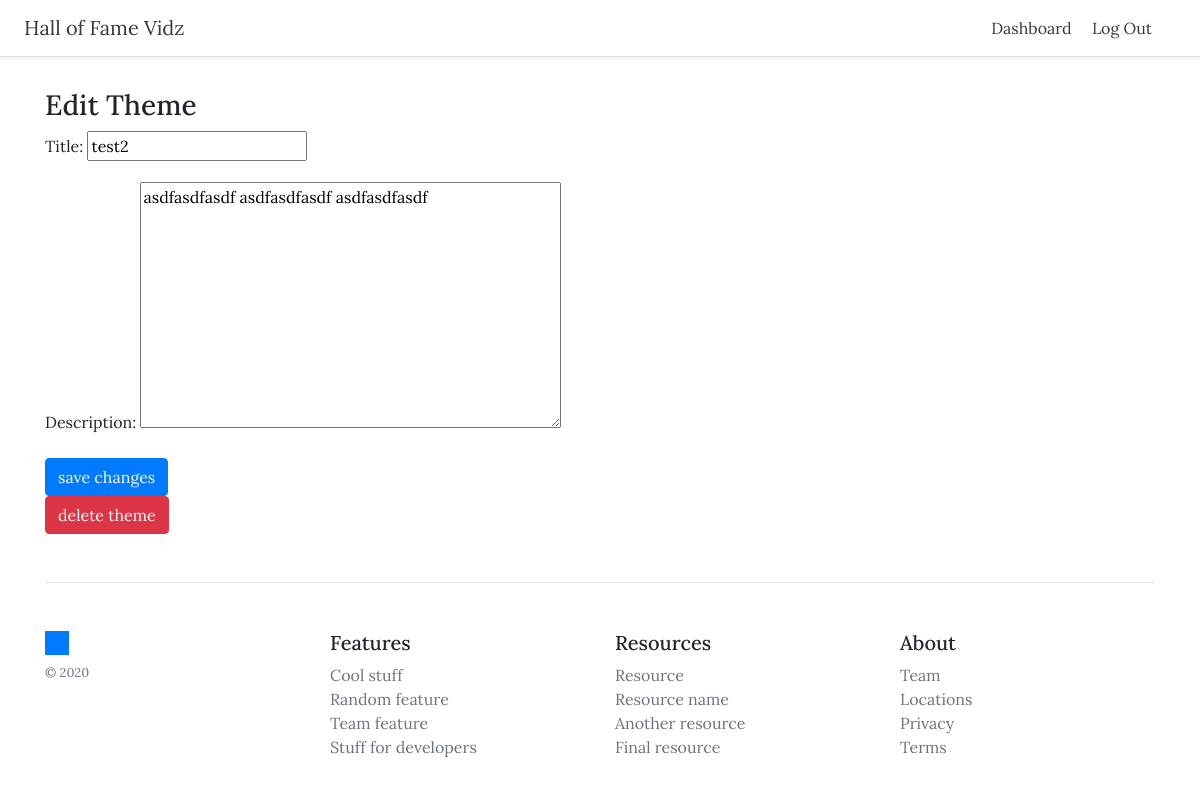
Before: /themes/2/update (signed in) with the older database file.
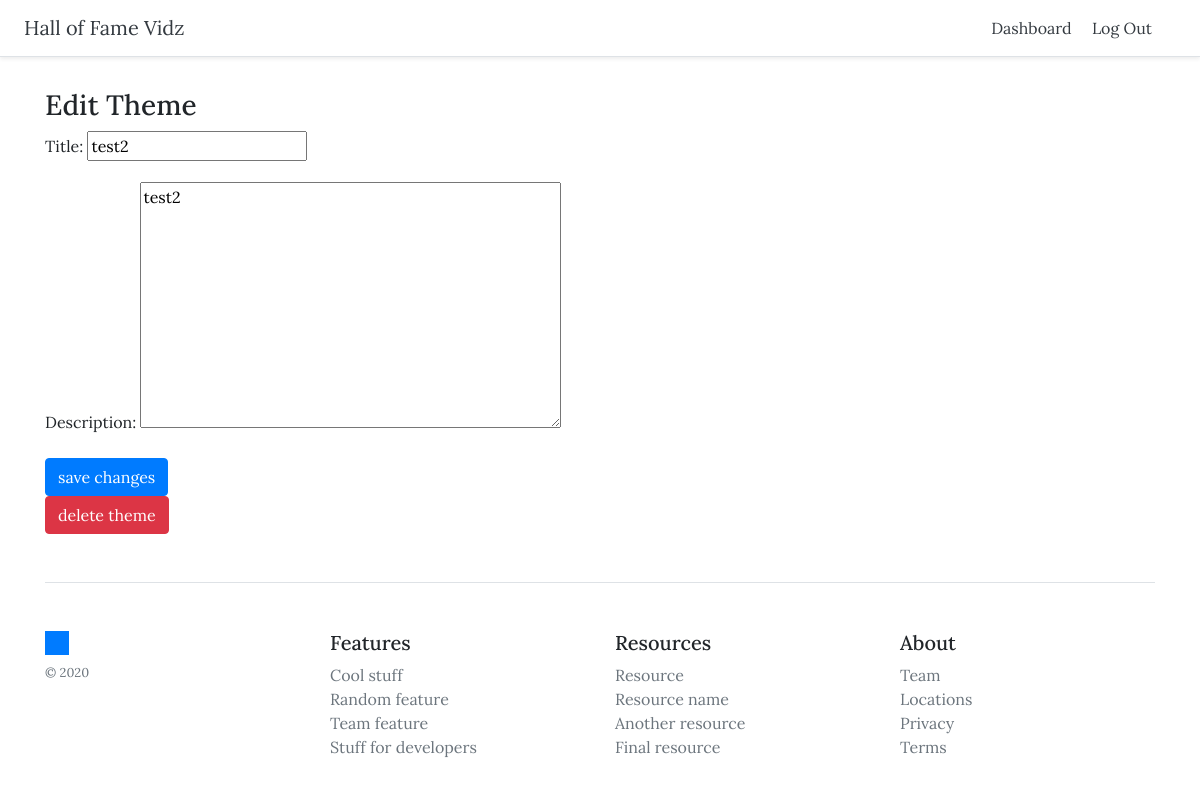
After: the same page with the newer database file.
### themes/models.py (models this page shows, shortened)
class Theme(models.Model):
    title = models.CharField(max_length=255)
    created_at = models.DateTimeField(auto_now_add=True)
    updated_at = models.DateTimeField(auto_now=True)
    description = models.TextField()
    user = models.ForeignKey(User, on_delete=models.CASCADE)

### themes/views.py (the view)
# urls.py: path('themes/<int:pk>/update', views.UpdateTheme.as_view(), name='update_theme'),
class UpdateTheme(generic.UpdateView):
    model = Theme
    template_name = 'themes/update_theme.html'
    fields = ['title', 'description']
    success_url = reverse_lazy('dashboard')

### themes/templates/themes/update_theme.html (shortened to what this page needs)
{% extends 'themes/base.html' %}
{% block content %}
{% if user.is_authenticated %}
<h3>Edit Theme</h3>
<form method="POST">
    {{ form.as_p }}
    <button type="submit" class="btn btn-primary">save changes</button>
</form>
{% else %}
<h3>Please <a href="{% url 'login' %}">log in</a> first!</h3>
{% endif %}
<a href="{% url 'delete_theme' theme.id %}" class="btn btn-danger">delete theme</a>
{% endblock %}

Changed rows visible on the page:
changed Theme "test2": description "asdfasdfasdf asdfasdfasdf asdfasdfasdf" → "test2"
